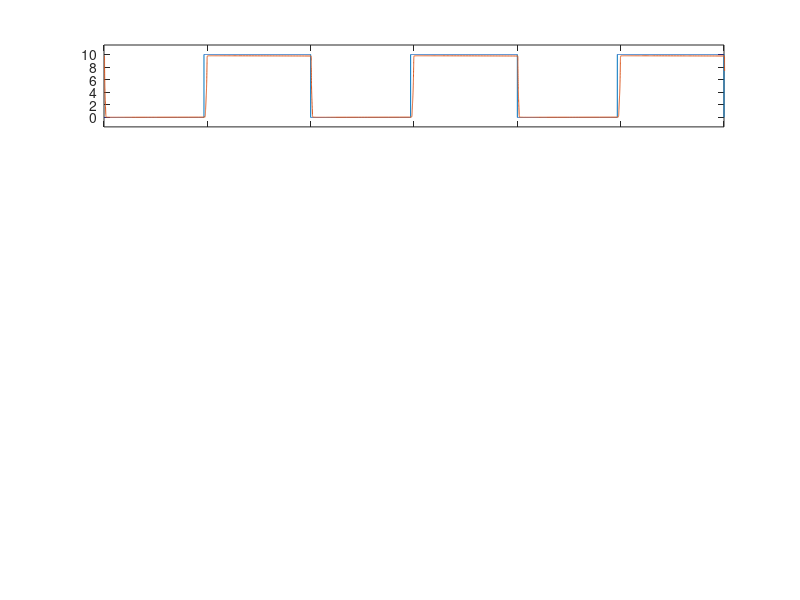

Write MATLAB code to recreate this figure. (Note: this script raises an error after producing the figure.)
clearvars;
close all;

fs = 50e3;
Ts = 1/fs;

C = 39e-6;
rC = 0.23;

L = 220e-6;
rL = 0.65;

R = 10;
Vdf = 0.8;

Vi = 9;
Vo = 3.7;
Io = Vo/R;

D = ( Vo * (1+rL/R) + Vdf ) / (Vi + Vdf);
Ton = D*Ts;
Toff = Ts-Ton;

delta_iL = (Vdf+Vo*(1+rL/R))*Toff/L;

didt = 50e+6;
Irr = 1.7;
trr = 75e-9;

t3 = (Io-delta_iL/2)/didt;
t4 = Irr/didt;
t5 = trr-t4;


N = 50000;
Tf = 3*Ts;
t = linspace(0, Tf, N);
disparo = t;
iL = t;
vL = t;
id = t;

for i=1:N
    tt = mod(t(i), Ts);
    if tt <= Ton
        disparo(i) = 1;
        vL(i) = Vi - Vo - Io*rL;
        iL(i) = Io - delta_iL/2 + vL(i)/L*tt;
        if tt <= t3+t4
            id(i) = (Io-delta_iL/2)-didt*tt;
        elseif tt <= t3+trr
            tt = tt-t3-t4;
            id(i) = Irr * (tt/t5 -1);
        else
            id(i) = 0;
        end
    else
        disparo(i) = 0;
        vL(i) = -Vdf - Vo - Io*rL;
        iL(i) = Io + delta_iL/2 + vL(i)/L*(tt-Ton);
        id(i) = iL(i);
    end
end

data = csvread('e4_tp1_ej2.csv', 1, 0);
t_2 = data(:,1);
vl_2 = data(:,2);
id_2 = data(:,3);
il_2 = data(:,4);
for i=1:size(t_2, 1)
    vl_2(i) = vl_2(i) - il_2(i)*rL;
end
disparo_2 = -(disparo-1)*10;


data = csvread('e4_tp1_ej3.csv', 1, 0);
t_3 = data(:,1);
disparo_3 = data(:,3);
vl_3 = data(:,2);
id_3 = data(:,4);
il_3 = data(:,5);



ax1 = subplot(4,1,1);
plot(t, disparo_2);
hold on;
plot(t_3, disparo_3);
ylim([-1.5, 11.5]);
xlim([0, Tf]);
xticklabels({});
formataxes('', '', '$v_s(t)$ (V)', 'Llave ideal', 'Llave real');

ax2 = subplot(4,1,2);
plot(t_2, vl_2);
hold on;
plot(t_3, vl_3);
xlim([0, Tf]);
ylim([-7, 7]);
xticklabels({});
formataxes('', '', '$v_L(t)$ (V)');

ax3 = subplot(4,1,3);
% plot(t, iL);
% hold on;
plot(t_2, il_2);
hold on;
plot(t_3, il_3);
xlim([0, Tf]);
ylim([0.21, 0.55]);
xticklabels({});
formataxes('', '', '$i_L(t)$ (A)');


ax4 = subplot(4,1,4);
plot(t_2, id_2);
hold on;
plot(t_3, id_3);
xlim([0, Tf]);
ylim([-2, 0.8]);
formataxes('', 'Tiempo (s)', '$i_D(t)$ (A)');

% plot(t, id);
% hold on;
% plot(t_2, id_2);
% xlim([0, Tf]);
% ylim([-2, 0.8]);
% formataxes('', 'Tiempo (s)', '$i_D(t)$ (A)', 'C\''alculo', 'Simulaci\''on');
% 


